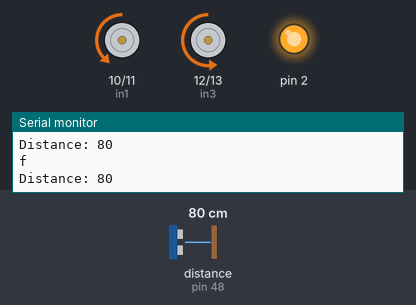
A sketch run on a simulated Arduino Mega 2560, built with avr-gcc and run on an emulated ATmega2560. On the bench: motor-driver pin pairs drawn as motors (green arrow = first pin HIGH = forward, orange = second pin HIGH = backward, longer = more drive, scaled by the enable pin), output pins drawn as LEDs (lit = HIGH), the last lines printed to the serial monitor. The test bench sets the inputs (shaded band); at power-on: distance to the obstacle (sensor on pin 48) 80 cm.

Above: at 1.2 s.
1.3 s: distance to the obstacle (sensor on pin 48) set to 44 cm
2.8 s: distance to the obstacle (sensor on pin 48) set to 36 cm
At 4.0 s:
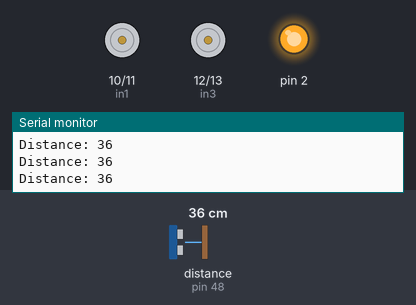
4.3 s: distance to the obstacle (sensor on pin 48) set to 60 cm
At 5.4 s:
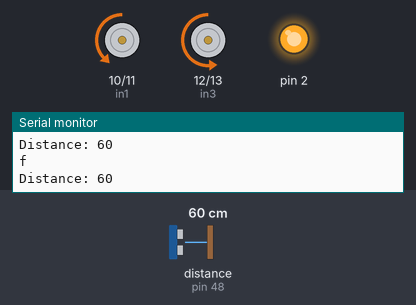
Timing chart, 0 to 7.3 s (numbered marks = the images above; inputs shaded):
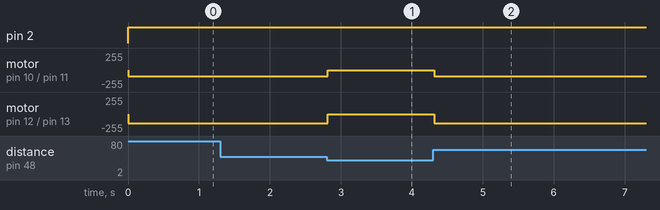

Measured:
- the behaviour switches between 40 and 39 cm on distance to the obstacle (sensor on pin 48) (found by bisection; images 0 and 1)
- after the input at 2.8 s, motor on pin 10 (in1) / pin 11 (in2): backward 90/255 → stopped at once; motor on pin 12 (in3) / pin 13 (in4): backward 142/255 → stopped at once
- after the input at 4.3 s, motor on pin 10 (in1) / pin 11 (in2): stopped → backward 90/255 at once; motor on pin 12 (in3) / pin 13 (in4): stopped → backward 142/255 at once

The sketch:

ultrasonic.ino
```cpp
#include <Ultrasonic.h>
Ultrasonic ultrasonic(50, 48);
int distance;
int delayTime = 5000; // 10 seconds delay
int sensorOffTime = 15000; // 30 seconds sensor off time
//moteur left
int in3 = 12;
int in4 = 13;
int enB = 8;
//ùoteur right

int in1 = 10;
int in2 = 11;
int enA = 9;
void setup() {
  // put your setup code here, to run once:
  pinMode(enA, OUTPUT);
  pinMode(enB, OUTPUT);
  pinMode(in1, OUTPUT);
  pinMode(in2, OUTPUT);
  pinMode(in3, OUTPUT);
  pinMode(in4, OUTPUT);
  pinMode(2, OUTPUT);
  Serial.begin(9600);
}

void loop() {
  distance = ultrasonic.read();
  Serial.print("Distance: ");
  Serial.println(distance);
  digitalWrite(2, HIGH);
  if ( distance < 40 ){
  stop_f();
  }else {
    forward();
  }
}
void forward() {
  analogWrite(enA, 90);
  analogWrite(enB, 142);
  digitalWrite(in1, LOW);
  digitalWrite(in2, HIGH);
  digitalWrite(in3, LOW);
  digitalWrite(in4, HIGH);
  Serial.println("f");
}
void stop_f() {
  analogWrite(enA, 0);
  analogWrite(enB, 0);
  digitalWrite(in1, HIGH);
  digitalWrite(in2, HIGH);
  digitalWrite(in3, HIGH);
  digitalWrite(in4, HIGH);

}
```
